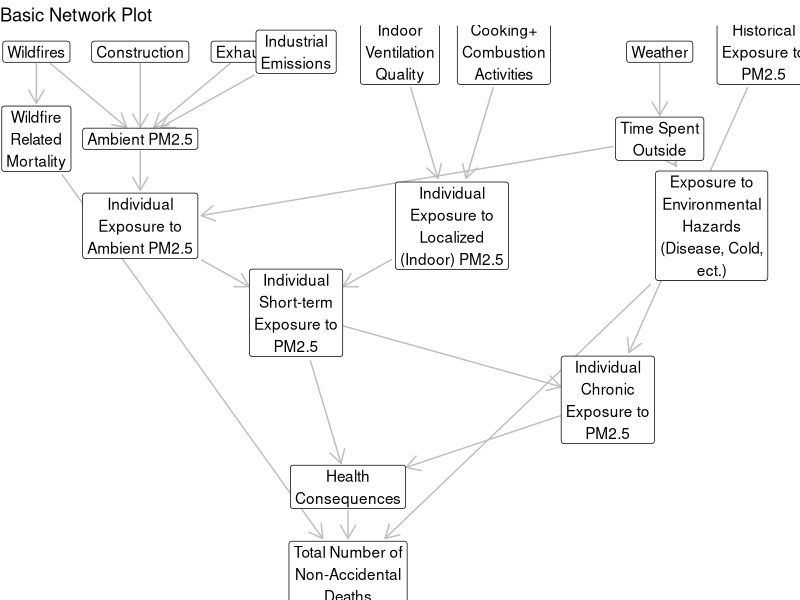
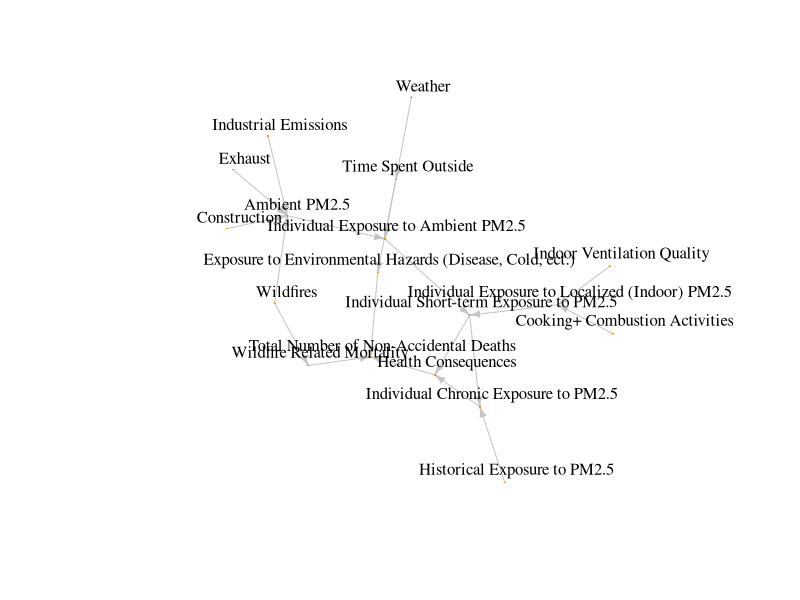

Reproduce these figures in R, in order.
library(igraph)
library(tidygraph)
library(ggraph)
library(tidyverse)

edgelist <- read.csv("data/DAG_edgelist.csv", header = F) |> 
  as.matrix()

g <- graph_from_edgelist(edgelist)

g_tidy <- as_tbl_graph(g) |> 
  activate(nodes) %>%
  mutate(wrapped_name = str_wrap(name, width = 15))

ggraph(g_tidy, layout = 'igraph', algorithm = 'sugiyama',
       maxiter = 100) + 
  geom_edge_link(edge_colour = 'grey',
                 aes(start_cap = label_rect(node1.wrapped_name), 
                     end_cap = label_rect(node2.wrapped_name)),
                 #start_cap = circle(10, 'mm'),
                 arrow = arrow(length = unit(4, 'mm'))
                 ) + 
  geom_node_label(
                 #check_overlap = T,
                 label.padding = unit(0.25, "lines"),
                 aes(label =  wrapped_name)) +
  ggtitle("Basic Network Plot") +
  theme_void()



plot(g,
     edge.arrow.size = 0.5,
     vertex.label.color = "black", 
     edge.color = 'gray77',
     vertex.frame.color=NA,
     vertex.size = 0,
     vertex.label.dist = 1.2,
     layout = layout_nicely(g))
